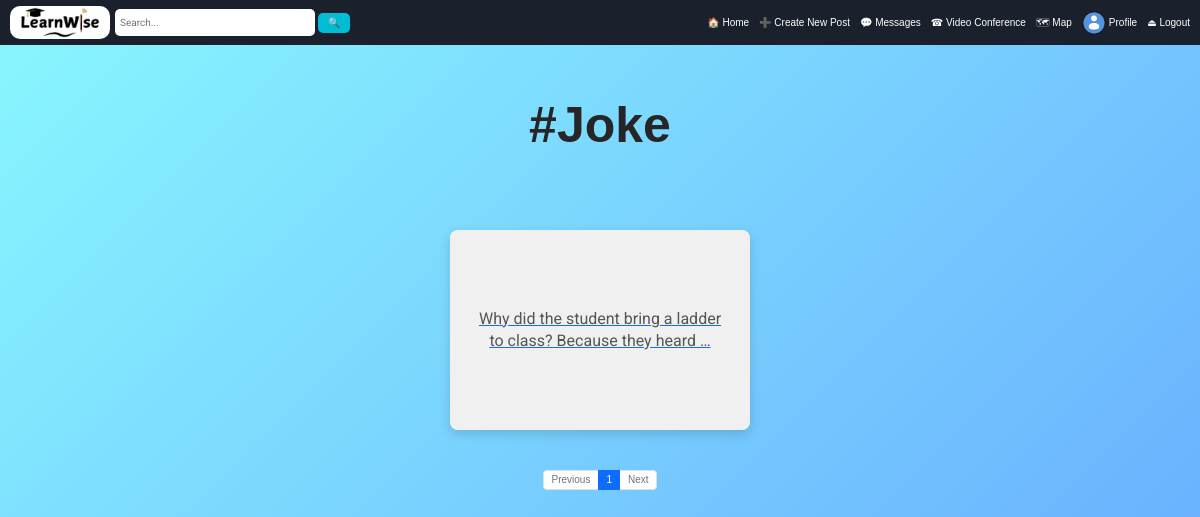
The page /tag/8884b3bc-e093-11ef-a0f4-c01850d25664 (signed in) on the database its author committed.
### authy/models.py (models this page shows, shortened)
class Profile(models.Model):
    user = models.OneToOneField(User, related_name='profile', on_delete=models.CASCADE)
    image = models.ImageField(upload_to="profile_pciture", null=True, default="default.png")
    first_name = models.CharField(max_length=200, null=True, blank=True)
    last_name = models.CharField(max_length=200, null=True, blank=True)
    bio = models.TextField(max_length=800, null=True, blank=True)
    location = models.TextField(max_length=300, null=True, blank=True)
    url = models.URLField(max_length=200, null=True, blank=True)
    favourite = models.ManyToManyField(Post, blank=True)
    ROLE_CHOICES = [
        ('Mentor', 'Mentor'),
        ('Learner', 'Learner'),
    ]
    role = models.CharField(max_length=10, choices=ROLE_CHOICES, null=False, blank=False, default='Learner')
    skills = models.TextField(help_text="List of skills you can share (separated by commas)", null=True, blank=True,max_length=500)
    interests = models.TextField(help_text="Skills or areas you'd like to learn (separated by commas)", null=True, blank=True,max_length=500)
    ratings = models.ManyToManyField('Rating', blank=True, related_name='rated_profile')

### post/models.py (models this page shows, shortened)
class Tag(models.Model):
    title = models.CharField(max_length=75, verbose_name='Tag')
    slug = models.SlugField(null=False, unique=True, default=uuid.uuid1)
    class Meta:
        verbose_name = 'Tag'
        verbose_name_plural = 'Tags'

class Post(models.Model):
    id = models.UUIDField(primary_key=True, default=uuid.uuid4, editable=False)
    caption = models.CharField(max_length=30000, verbose_name="Caption")
    posted = models.DateField(auto_now_add=True)
    tags = models.ManyToManyField(Tag, related_name="tags")
    user = models.ForeignKey(User, on_delete=models.CASCADE)
    likes = models.IntegerField(default=0)
    likers = models.ManyToManyField(User, blank=True, related_name='liked_posts')
    savers = models.ManyToManyField(User, blank=True, related_name='saved_posts')
    def get_absolute_url(self):
        return reverse("post-details", args=[str(self.id)])

### post/views.py (the view, shortened to what this page needs)
@login_required
def Tags(request, tag_slug):
    tag = get_object_or_404(Tag, slug=tag_slug)
    posts = Post.objects.filter(tags=tag).order_by('-posted')
    posts_with_media_info = []
    for post in posts:
        first_picture = post.pictures.first()
        media_info = None
        posts_with_media_info.append({
            'post': post,
            'media_info': media_info,
        })
    paginator = Paginator(posts_with_media_info, 6)
    page_number = request.GET.get('page')
    tags_paginator = paginator.get_page(page_number)
    context = {
        'posts_with_media_info': tags_paginator,
        'tag': tag,
    }
    return render(request, 'tag.html', context)

### templates/tag.html (shortened to what this page needs)
{% extends 'base.html' %}
{% load static %}
{% load crispy_forms_tags %}
{% block content %}
<!DOCTYPE html>
<html lang="en">
<head>
    <link rel="stylesheet" href="{% static 'assets3/css/reset.css' %}">
    <link rel="stylesheet" href="{% static 'assets3/css/styles.css' %}">
    <link rel="stylesheet" href="https://use.fontawesome.com/releases/v5.2.0/css/all.css">
</head>
<body>
    <header>
        <div>
            <h1 style="font-size: 50px; margin-top: 100px; text-align:center; font-weight: bold; margin-bottom: 50px;">
                #{{tag.title|title}}</h1>
        </div>
    </header>
    <main>
        <div class="container">
        <div class="gallery">
            {% for item in posts_with_media_info %}
            <a href="{{ item.post.get_absolute_url }}">
                <div class="gallery-item" tabindex="0">
                    {% if item.media_info %}
                    {% if item.media_info.is_video %}
                    <video controls class="gallery-video" loading="lazy">
                        <source src="{{ item.media_info.url }}" type="video/mp4">
                        Your browser does not support the video tag.
                    </video>
                    {% else %}
                    <img src="{{ item.media_info.url }}" class="gallery-image" alt="Post Image" loading="lazy">
                    {% endif %}
                    {% else %}
                    <div class="caption-placeholder">
                        <p>{{ item.post.caption|truncatewords:12 }}</p>
                    </div>
                    {% endif %}
                </div>
            </a>
            {% empty %}
            <p class="no-posts">No posts to display</p>
            {% endfor %}
        </div>
    </div>
    </main>
    <nav aria-label="Page navigation" class="pagination-container" >
        <ul class="pagination" style="justify-content: center; align-items: center; margin-top: 1rem;">
            {% if posts_with_media_info.has_previous %}
            <li class="page-item">
                <a class="page-link" href="?page={{ posts_with_media_info.previous_page_number }}">Previous</a>
            </li>
            {% else %}
            <li class="page-item disabled">
                <span class="page-link">Previous</span>
            </li>
            {% endif %}
            {% for page_num in posts_with_media_info.paginator.page_range %}
            {% if page_num == posts_with_media_info.number %}
            <li class="page-item active">
                <span class="page-link">{{ page_num }}</span>
            </li>
            {% else %}
            <li class="page-item">
                <a class="page-link" href="?page={{ page_num }}">{{ page_num }}</a>
            </li>
            {% endif %}
            {% endfor %}
            {% if posts_with_media_info.has_next %}
            <li class="page-item">
                <a class="page-link" href="?page={{ posts_with_media_info.next_page_number }}">Next</a>
            </li>
            {% else %}
            <li class="page-item disabled">
                <span class="page-link">Next</span>
            </li>
            {% endif %}
        </ul>
    </nav>
    {% endblock content %}

### templates/base.html (shortened to what this page needs)
{% load static %}
<!DOCTYPE html>
<html lang="en">
<head>
  <link rel="stylesheet" href="https://cdn.jsdelivr.net/npm/bootstrap-icons@1.8.1/font/bootstrap-icons.css">
  <link href="https://cdn.jsdelivr.net/npm/bootstrap@5.1.3/dist/css/bootstrap.min.css" rel="stylesheet">
  <link href="https://cdn.jsdelivr.net/npm/bootstrap@5.3.2/dist/css/bootstrap.min.css" rel="stylesheet">
  <link rel="stylesheet" href="https://use.fontawesome.com/releases/v5.2.0/css/all.css">
<link rel="stylesheet" type="text/css" href="{% static 'assets1/style.css' %}">
</head>
<body>
  <nav class="navbar">
    <div class="logo">
      <a href="{% url 'index' %}">
      <img src="{% static 'assets2/images/logo.jpg' %}" alt="logo" style="width: auto; height: 33px; border-radius: 1rem; margin-top:0.1rem ; margin-bottom: 0.1rem;">
      </a>
  </div>
    <div class="navbar-center">
      <form action="{% url 'search-users' %}" method="GET" >
        <input type="text" placeholder="Search..." name="q" value="{{ request.GET.q }}" class="navbar-search">
        <button class="search-button" title="Search" id="search" type="submit">&#x1F50D;</button>
      </form>
    </div>
    <div class="navbar-links">
      <a href="{% url 'index' %}" title="Home">&#x1F3E0; Home</a>
      <a href="{% url 'newpost' %}" title="Create New Post">&#x2795; Create New Post</a>
      <a href="{% url 'message' %}" title="Messages">&#x1F4AC; Messages</a>
      <a href="{% url 'videocall' %}" title="Video Conference" target="_blank">&#x260E; Video Conference</a>
      <a href="{% url 'map_view' %}" title="Map" target="_blank">&#x1F5FA; Map</a>
      <a href="{% url 'profile' request.user %}" class="navbar-profile-button" title="{{request.user.profile.first_name|capfirst}}'s Profile">
        <div class="profile-button__picture navbar-profile-button-image">
          <img src="{{request.user.profile.image.url}}" alt="User Picture">
        </div><span>Profile</span> </a>
      <a href="{% url 'logout' %}" title="Logout">&#x23CF; Logout</a>
    </div>
  </nav>
  {% block content %}
  {% endblock content %}
</body>
</html>

### static/assets1/style.css (style rules this page uses)
*, *::after, *::before { box-sizing: border-box; margin: 0; padding: 0; }
*, button, input, select, textarea { font-family: 'Roboto', sans-serif; }
:root { --primary: hsl(0, 0%, 100%); --secondary: hsl(0, 0%, 98%); --border: hsl(0, 0%, 86%); --story-border: hsl(0, 0%, 78%); --img-border: hsla(0, 0%, 0%, 0.1); --text-dark: hsl(0, 0%, 15%); --text-light: hsl(0, 0%, 60%); --like: hsl(355, 82%, 61%); --link: hsl(204, 100%, 48%); --header-height: 44px; --nav-height: 44px; }
body { min-height: 100vh; display: flex; flex-direction: column; overflow-y: auto; }
img { max-width: 100%; }
.profile-button__picture { width: 24px; height: 24px; border-radius: 50%; overflow: hidden; position: relative; }
.profile-button__picture::after { content: ''; position: absolute; top: 0; bottom: 0; left: 0; right: 0; border: 1px solid var(--img-border); border-radius: 50%; }
@media (min-width: 940px) { :root { --header-height: 54px; --nav-height: 0px; } }

### static/assets3/css/styles.css (style rules this page uses)
:root { font-size: 10px; }
*, *::before, *::after { box-sizing: border-box; }
body { font-family: "Open Sans", Arial, sans-serif; min-height: 100vh; background-color: #fafafa; color: #262626; padding-bottom: 3rem; }
img { display: block; }
.container { max-width: 93.5rem; margin: 0 auto; padding: 0 2rem; }
.gallery { display: flex; flex-wrap: wrap; gap: 1.5rem; justify-content: center; padding: 2rem 0; }
.gallery-item { position: relative; width: 22rem; height: 16rem; border-radius: 12px; overflow: hidden; box-shadow: 0 4px 12px rgba(0, 0, 0, 0.15); transition: transform 0.3s ease, box-shadow 0.3s ease; }

### templates/base.html (style rules this page uses)
.navbar { position: fixed !important; top: 0; width: 100%; z-index: 1000; display: flex; align-items: center; justify-content: space-between; padding: 0.1rem 3rem; background-color: #1a202c; color: #fff; position: relative; }
.navbar .logo { font-size: 1.5rem; font-weight: bold; color: #00bcd4; }
.navbar-center { display: flex; align-items: center; gap: 0.5rem; }
.navbar-center input[type="text"] { padding-left: 0.5rem; padding-right: 0.5rem; border: none; border-radius: 20px; outline: none; font-size: 1rem; width: 200px; height: 27px; }
.navbar-center .search-button { padding: 0.2rem 1rem; background-color: #00bcd4; border: none; border-radius: 20px; color: white; cursor: pointer; font-size: 1rem; transition: background-color 0.3s; }
.navbar-links { display: flex; gap: 1rem; justify-content: center; align-items: center; }
.navbar-links a { text-decoration: none; color: #fff; font-size: 1rem; cursor: pointer; transition: color 0.3s; }
.navbar-profile-button { display: flex; align-items: center; text-decoration: none; color: inherit; }
.navbar-profile-button-image { margin-right: 0.3rem; }
@media (max-width: 1210px) { .navbar { display: flex; align-items: center; justify-content: space-between; padding: 0.5rem 1rem; } }
@media (max-width: 1210px) { .navbar .logo { margin-right: 0.5rem; } }
@media (max-width: 1210px) { .navbar-center { display: flex; flex-direction: row; align-items: center; gap: 0.5rem; flex-grow: 1; } }
@media (max-width: 1210px) { .navbar-center input[type="text"] { flex-grow: 1; max-width: 100%; padding: 0.5rem; border: none; border-radius: 5px; font-size: 1rem; } }
@media (max-width: 1210px) { .navbar-center .search-button { padding: 0.5rem 1rem; background-color: #00bcd4; border: none; border-radius: 5px; color: white; cursor: pointer; font-size: 1rem; transition: background-color 0.3s; } }

### templates/tag.html (style rules this page uses)
body { background: linear-gradient(135deg, #89f7fe, #66a6ff); background-attachment: fixed; background-size: cover; font-family: Arial, sans-serif; margin: 0; padding: 0; }
.gallery-item { position: relative; width: 100%; max-width: 300px; height: 200px; overflow: hidden; border-radius: 8px; display: flex; align-items: center; justify-content: center; background-color: #f0f0f0; margin:10px auto; }
.caption-placeholder { width: 100%; height: 200px; display: flex; align-items: center; justify-content: center; background-color: #f0f0f0; border-radius: 8px; text-align: center; padding: 10px; overflow: hidden; }
.caption-placeholder p { font-size: 16px; color: #555; margin: 0; text-align: center; word-wrap: break-word; width: 90%; line-height: 1.4; }
@media screen and (min-width: 500px) { .gallery-item { margin:10px auto; } }

### rows shown on the page
Tag: title "Joke"
Post: post.caption "Why did the student bring a ladder to class? Because they heard …"

### other values the page prints
{{ page_num }} "1"
